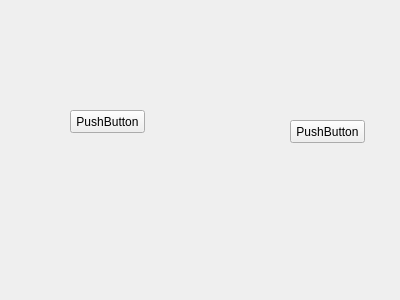
<?xml version="1.0" encoding="UTF-8"?>
<ui version="4.0">
 <class>TimelinePlugin</class>
 <widget class="QWidget" name="TimelinePlugin">
  <property name="geometry">
   <rect>
    <x>0</x>
    <y>0</y>
    <width>400</width>
    <height>300</height>
   </rect>
  </property>
  <property name="windowTitle">
   <string>Form</string>
  </property>
  <widget class="QPushButton" name="pushButton">
   <property name="geometry">
    <rect>
     <x>70</x>
     <y>110</y>
     <width>75</width>
     <height>23</height>
    </rect>
   </property>
   <property name="text">
    <string>PushButton</string>
   </property>
  </widget>
  <widget class="QPushButton" name="pushButton_2">
   <property name="geometry">
    <rect>
     <x>290</x>
     <y>120</y>
     <width>75</width>
     <height>23</height>
    </rect>
   </property>
   <property name="text">
    <string>PushButton</string>
   </property>
  </widget>
 </widget>
 <resources/>
 <connections/>
</ui>
